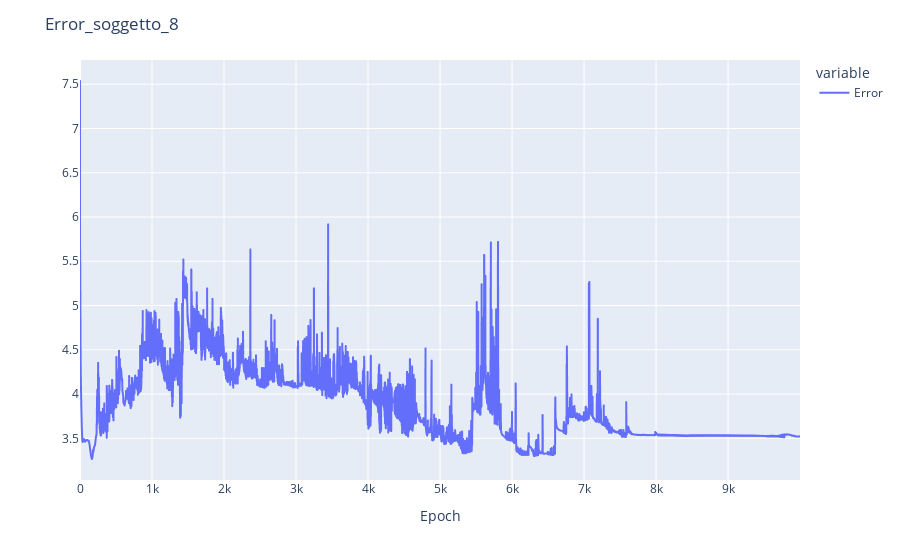

Source (notebook cell):
### Code cell
fig = px.line(df_model_history[["Error"]])
fig.update_layout(title="Error_"+soggetto,
                   xaxis_title='Epoch',
                   yaxis_title='',
                   hovermode='x unified')
#fig.write_html("Error and temperature.html")
#fig.write_image("error_temperature.png")
fig.show()

### Figure 1 — Plotly figure (JSON) as saved in the notebook; plotly's stock layout.template omitted (floating-point values rounded to 4 significant figures; data arrays with more than 128 entries replaced by an {"elided": "..."} marker saying what was removed)
{"data": [{"hovertemplate": "variable=Error<br>index=%{x}<br>value=%{y}<extra></extra>", "legendgroup": "Error", "line": {"color": "#636efa", "dash": "solid"}, "marker": {"symbol": "circle"}, "mode": "lines", "name": "Error", "showlegend": true, "type": "scattergl", "x": {"elided": "10000 int values"}, "xaxis": "x", "y": {"elided": "10000 float values"}, "yaxis": "y"}], "layout": {"hovermode": "x unified", "legend": {"title": {"text": "variable"}, "tracegroupgap": 0}, "margin": {"t": 60}, "title": {"text": "Error_soggetto_8"}, "xaxis": {"anchor": "y", "domain": [0, 1], "title": {"text": "Epoch"}}, "yaxis": {"anchor": "x", "domain": [0, 1], "title": {"text": ""}}}}
